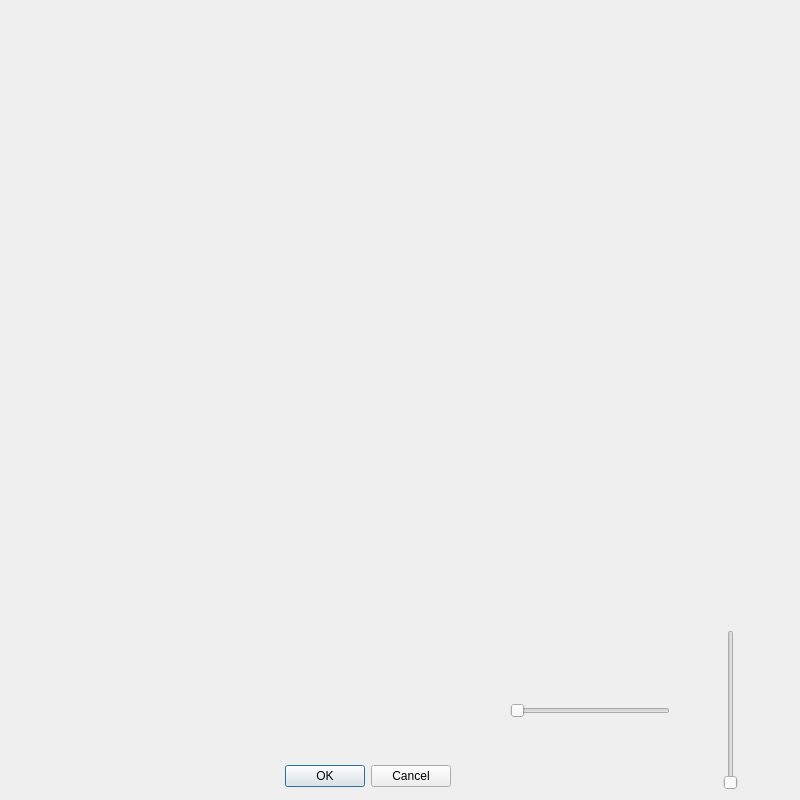
<?xml version="1.0" encoding="UTF-8"?>
<ui version="4.0">
 <class>winDialog</class>
 <widget class="QDialog" name="winDialog">
  <property name="geometry">
   <rect>
    <x>0</x>
    <y>0</y>
    <width>800</width>
    <height>800</height>
   </rect>
  </property>
  <property name="windowTitle">
   <string>Dialog</string>
  </property>
  <widget class="QDialogButtonBox" name="buttonBox">
   <property name="geometry">
    <rect>
     <x>110</x>
     <y>760</y>
     <width>341</width>
     <height>32</height>
    </rect>
   </property>
   <property name="orientation">
    <enum>Qt::Horizontal</enum>
   </property>
   <property name="standardButtons">
    <set>QDialogButtonBox::Cancel|QDialogButtonBox::Ok</set>
   </property>
  </widget>
  <widget class="QSlider" name="verticalSlider">
   <property name="geometry">
    <rect>
     <x>720</x>
     <y>630</y>
     <width>22</width>
     <height>160</height>
    </rect>
   </property>
   <property name="orientation">
    <enum>Qt::Vertical</enum>
   </property>
  </widget>
  <widget class="QSlider" name="horizontalSlider">
   <property name="geometry">
    <rect>
     <x>510</x>
     <y>700</y>
     <width>160</width>
     <height>22</height>
    </rect>
   </property>
   <property name="orientation">
    <enum>Qt::Horizontal</enum>
   </property>
  </widget>
 </widget>
 <resources/>
 <connections>
  <connection>
   <sender>buttonBox</sender>
   <signal>accepted()</signal>
   <receiver>winDialog</receiver>
   <slot>accept()</slot>
   <hints>
    <hint type="sourcelabel">
     <x>248</x>
     <y>254</y>
    </hint>
    <hint type="destinationlabel">
     <x>157</x>
     <y>274</y>
    </hint>
   </hints>
  </connection>
  <connection>
   <sender>buttonBox</sender>
   <signal>rejected()</signal>
   <receiver>winDialog</receiver>
   <slot>reject()</slot>
   <hints>
    <hint type="sourcelabel">
     <x>316</x>
     <y>260</y>
    </hint>
    <hint type="destinationlabel">
     <x>286</x>
     <y>274</y>
    </hint>
   </hints>
  </connection>
 </connections>
</ui>
